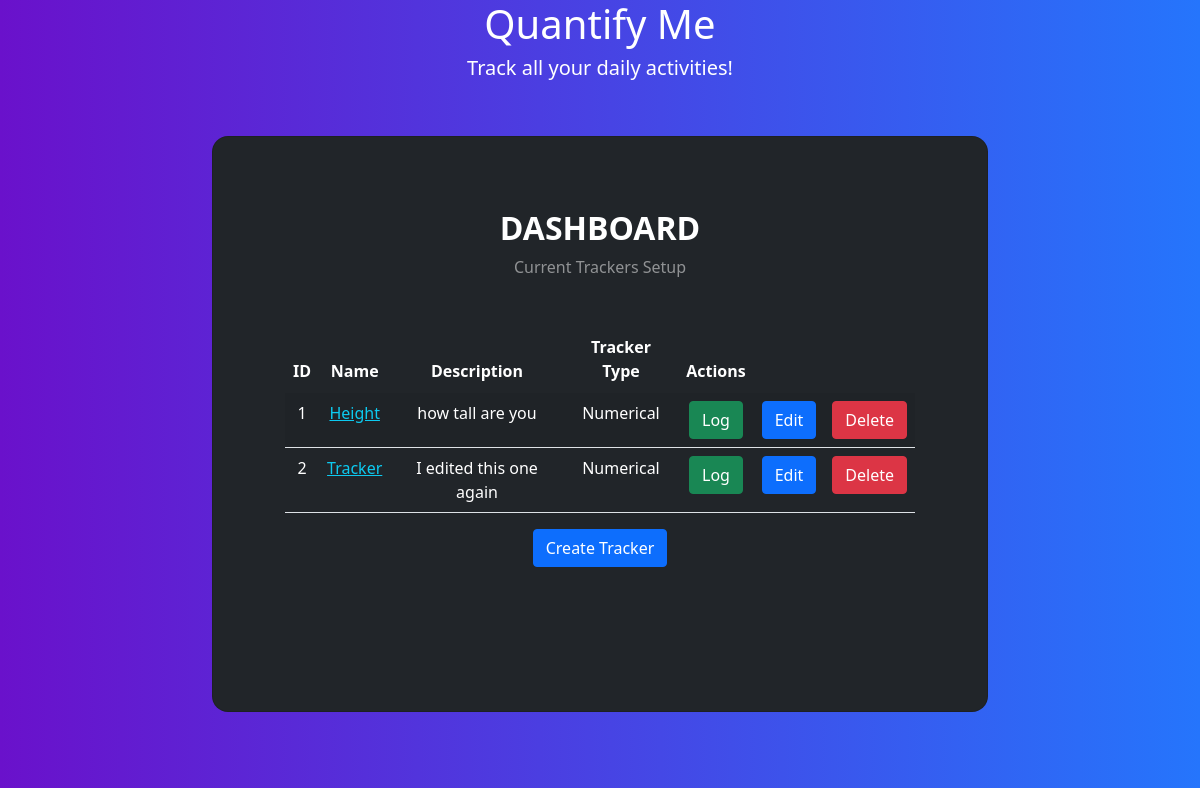
Page /home on the earlier database version.
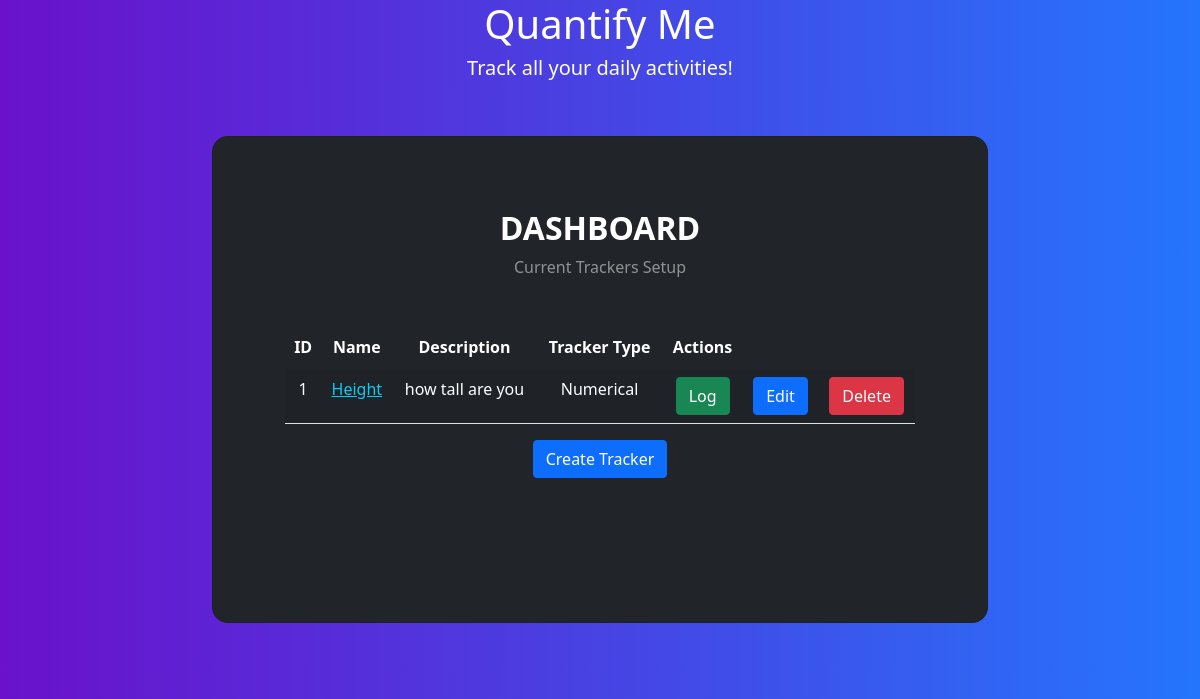
Same page on the later database version.
### app/models.py (models this page shows)
class Tracker(db.Model):
    __tablename__ = 'trackers'
    tracker_id = db.Column(db.Integer, primary_key=True, autoincrement=True)
    user_id = db.Column(db.Integer, db.ForeignKey('users.user_id'), nullable=False)
    name = db.Column(db.String(80), nullable=False)
    description = db.Column(db.Text, nullable=False)
    tracker_type = db.Column(db.Integer, nullable=False) #, db.ForeignKey('tracker_types.id'), nullable=False)
    settings = db.Column(db.Text)

### app/controllers.py (the view)
@app.route('/home', methods=['GET','POST'])
def dashboard():
    trackers = Tracker.query.all()
    return render_template('dashboard.html', trackers=trackers)

### templates/dashboard.html (shortened to what this page needs)
<!DOCTYPE html>
<html lang="en">
  <head>
    <link rel="stylesheet" href="static/bootstrap/css/bootstrap.min.css" />
    <link rel="stylesheet" href="static/style.css" />
  </head>
  <body class="gradient-custom">
    <div class="text-center text-white">
      <h1>Quantify Me</h1>
      <h5>Track all your daily activities!</h5>
    </div>
    <section class="vh-75 gradient-custom">
      <div class="container-fluid py-5 h-100">
        <div class="row d-flex justify-content-center align-items-center h-100">
          <div class="col-12 col-md-8 col-lg-6 col-xl-8">
            <div class="card bg-dark text-white" style="border-radius: 1rem">
              <div class="card-body p-5 text-center">
                <div class="mb-md-5 mt-md-4 pb-5">
                  <h2 class="fw-bold mb-2 text-uppercase">Dashboard</h2>
                  <p class="text-white-50 mb-5">Current Trackers Setup</p>
                  <div class="container">
                     <div class="row">
                      <div class="col-md-12">
                        <div class="row">
                          <div class="col-md-12">
                            <table class="table table-striped">
                              <thead>
                                <tr class="text-white">
                                  <th>ID</th>
                                  <th>Name</th>
                                  <th>Description</th>
                                  <th>Tracker Type</th>
                                  <th>Actions</th>
                                </tr>
                              </thead>
                              <tbody>
                                {% for tracker in trackers %}
                                <tr class="text-white">
                                  <td class="text-white">{{ tracker.tracker_id }}</td>
                                  <td>
                                      <a class="text-info" href='/trackers/{{tracker.name}}' target='_blank'>{{ tracker.name }}</a>
                                  </td >
                                  <td class="text-white">{{ tracker.description }}</td>
                                  <td class="text-white">{{ tracker.tracker_type }}</td>
                                    <td class="text-white">
                                        <a href='/trackers/{{tracker.name}}/log' class="btn btn-success">Log</a>
                                    </td>
                                    <td class="text-white">
                                        <a href='/trackers/{{tracker.name}}/edit' class="btn btn-primary">Edit</a>
                                    </td>
                                    <td class="text-white">
                                        <a href='/trackers/{{tracker.name}}/delete' class="btn btn-danger">Delete</a>
                                    </td>
                                </tr>
                                {% endfor %}
                              </tbody>
                            </table>
                            <div class="row">
                          <div class="col-md-12">
                            <a href="/create-tracker" class="btn btn-primary"> Create Tracker </a>
                          </div>
                        </div>
                          </div>
                        </div>
                      </div>
                    </div>
                  </div>
                </div>
              </div>
            </div>
          </div>
        </div>
      </div>
    </section>
  </body>
</html>

### static/style.css (style rules this page uses)
.gradient-custom { background: #6a11cb; background: -webkit-linear-gradient(to right, rgba(106, 17, 203, 1), rgba(37, 117, 252, 1)); background: linear-gradient(to right, rgba(106, 17, 203, 1), rgba(37, 117, 252, 1)) }

Differences in the rows shown:
removed Tracker: tracker_id "2", name "Tracker", description "I edited this one again", tracker_type "Numerical"
